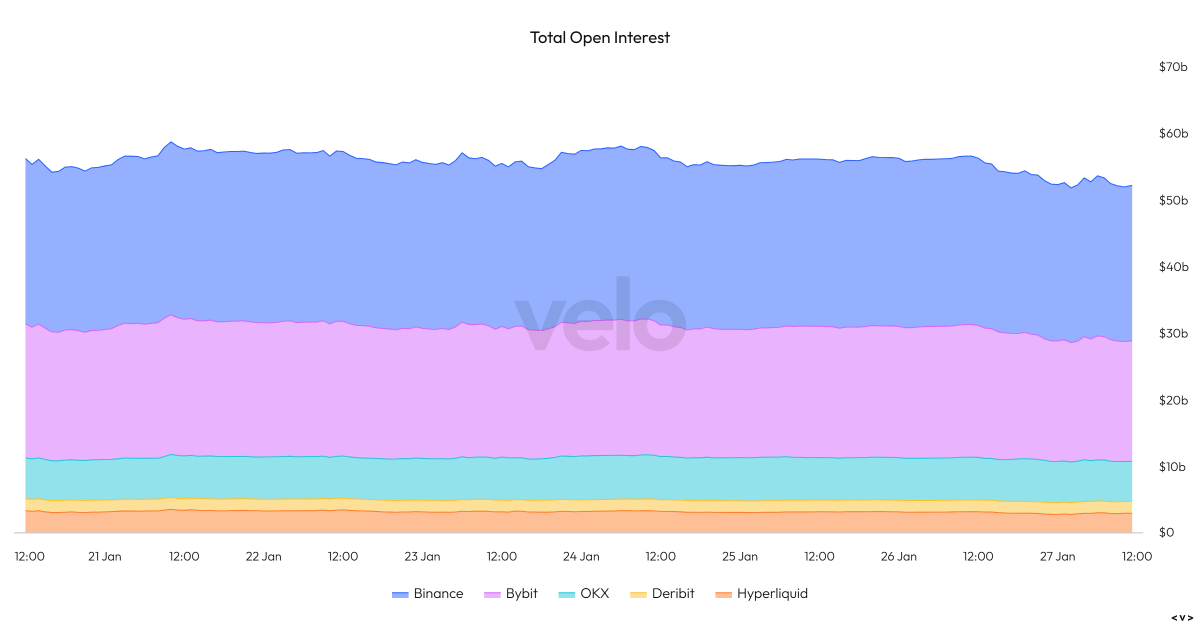
#> input picture input_images/Market-Open-Interest-2025-01-27T19_15_50.174Z.JPEG, 2400 x 1256 px (shown at 1/2 size); its folder holds only this picture in this run
$ python recolor.py
#> lines starting #> are read from the running program, lines starting #| are printed output that depends on the picture; after the words box and inside, x2 and y2 are one past the last pixel; in counts of white or black regions, pixels touching at a corner belong together
import cv2
import numpy as np
import os

def process_images(input_dir, output_dir):
#> called with input_dir = 'input_images', output_dir = 'output_images'
    os.makedirs(output_dir, exist_ok=True)

    for filename in os.listdir(input_dir):
        if filename.lower().endswith(('.png', '.jpg', '.jpeg', '.webp')):
            input_path = os.path.join(input_dir, filename)
            output_path = os.path.join(output_dir, filename)

            try:
                # Read image with original quality
                img = cv2.imread(input_path)
#> img is the input picture: shape (1256, 2400, 3); mean B, G, R 247, 215.3, 216.6
                height, width = img.shape[:2]

                # Create copy for safe manipulation
                working_copy = img.copy()

                # Define protected areas
                text_area_height = int(height * 0.1)      # Bottom 10% for text
                time_scale_height = int(height * 0.05)    # Additional 5% for datetime scale
                legend_width = int(width * 0.15)          # Left 15% for colored indicators

                # Split image into regions
                main_area = working_copy[:-text_area_height-time_scale_height, legend_width:]
                legend_area = working_copy[:-text_area_height-time_scale_height, :legend_width]
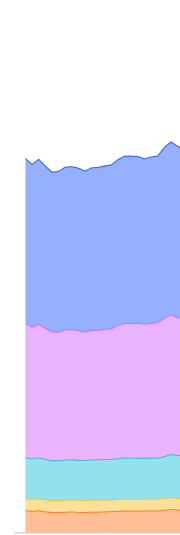
#> legend_area: shape (1069, 360, 3) (shown at 1/2 size); mean B, G, R 247.4, 212.6, 214.5
                time_scale_area = working_copy[-text_area_height-time_scale_height:-text_area_height, :]
                bottom_area = working_copy[-text_area_height:, :]

                # Process only the main chart area
                lower_white = np.array([245, 245, 245], dtype=np.uint8)
                upper_white = np.array([255, 255, 255], dtype=np.uint8)

                # Create precise mask for main area
                mask = cv2.inRange(main_area, lower_white, upper_white)
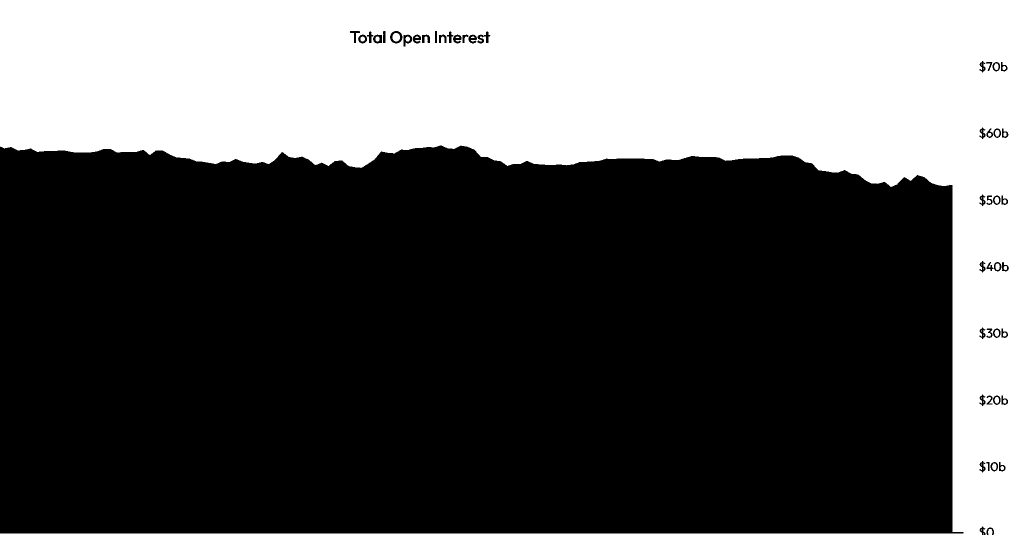
#> mask: shape (1069, 2040) (shown at 1/2 size); 34.5% white; 40 white regions (19 under 20 px), largest, box (x1, y1, x2, y2) and area: (0, 0, 2040, 1069) 750311, (785, 66, 800, 83) 208, (1990, 260, 1999, 273) 97
                inverse_mask = cv2.bitwise_not(mask)

                # Create black background for main area
                black_bg = np.zeros_like(main_area)

                # Combine foreground and background for main area
                foreground = cv2.bitwise_and(main_area, main_area, mask=inverse_mask)
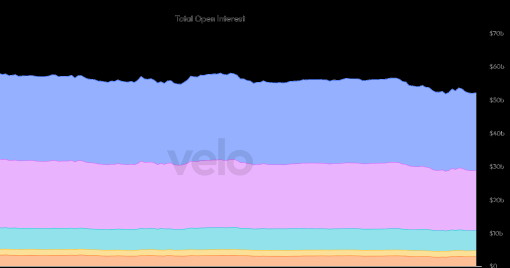
#> foreground: shape (1069, 2040, 3) (shown at 1/4 size); mean B, G, R 158.2, 120.4, 122
                background = cv2.bitwise_and(black_bg, black_bg, mask=mask)
#> background: shape (1069, 2040, 3); every value is 0
                processed_main_area = cv2.add(foreground, background)

                # Process legend area (preserve colors, only convert pure white)
                legend_mask = cv2.inRange(legend_area, lower_white, upper_white)
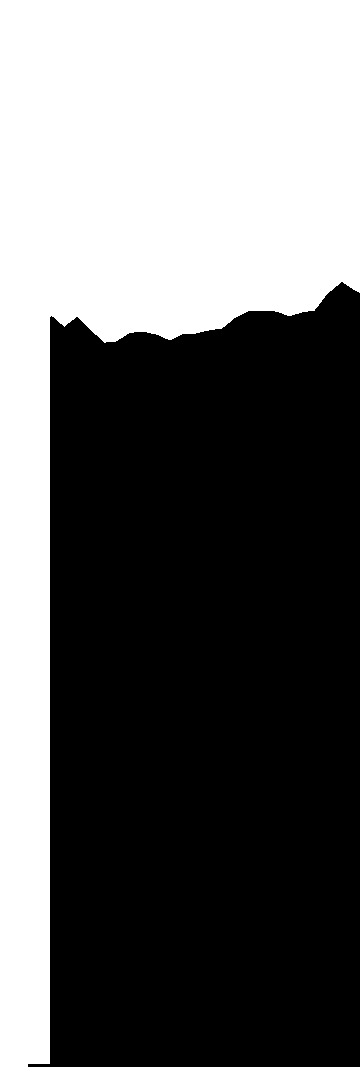
#> legend_mask: shape (1069, 360); 39.9% white; 1 white region, box (x1, y1, x2, y2) and area: (0, 0, 360, 1069) 153455
                legend_inverse_mask = cv2.bitwise_not(legend_mask)
                legend_black_bg = np.zeros_like(legend_area)

                legend_foreground = cv2.bitwise_and(legend_area, legend_area, mask=legend_inverse_mask)
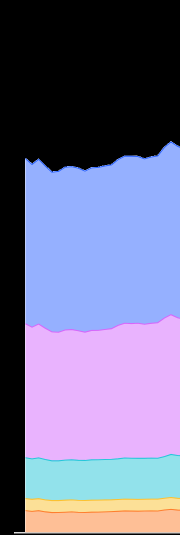
#> legend_foreground: shape (1069, 360, 3) (shown at 1/2 size); mean B, G, R 145.7, 110.9, 112.8
                legend_background = cv2.bitwise_and(legend_black_bg, legend_black_bg, mask=legend_mask)
#> legend_background: shape (1069, 360, 3); every value is 0
                processed_legend_area = cv2.add(legend_foreground, legend_background)

                # Combine all regions back together
                top_half = np.hstack((processed_legend_area, processed_main_area))
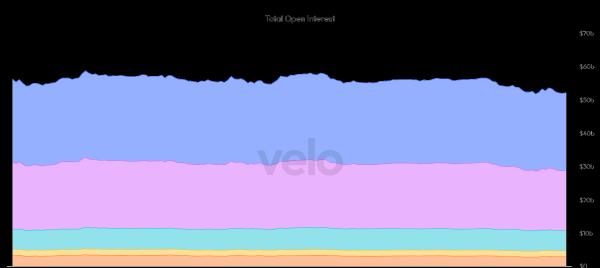
#> top_half: shape (1069, 2400, 3) (shown at 1/4 size); mean B, G, R 156.3, 119, 120.6
                # Stack the regions vertically: main chart area, time scale, and bottom text
                result = np.vstack((top_half, time_scale_area, bottom_area))
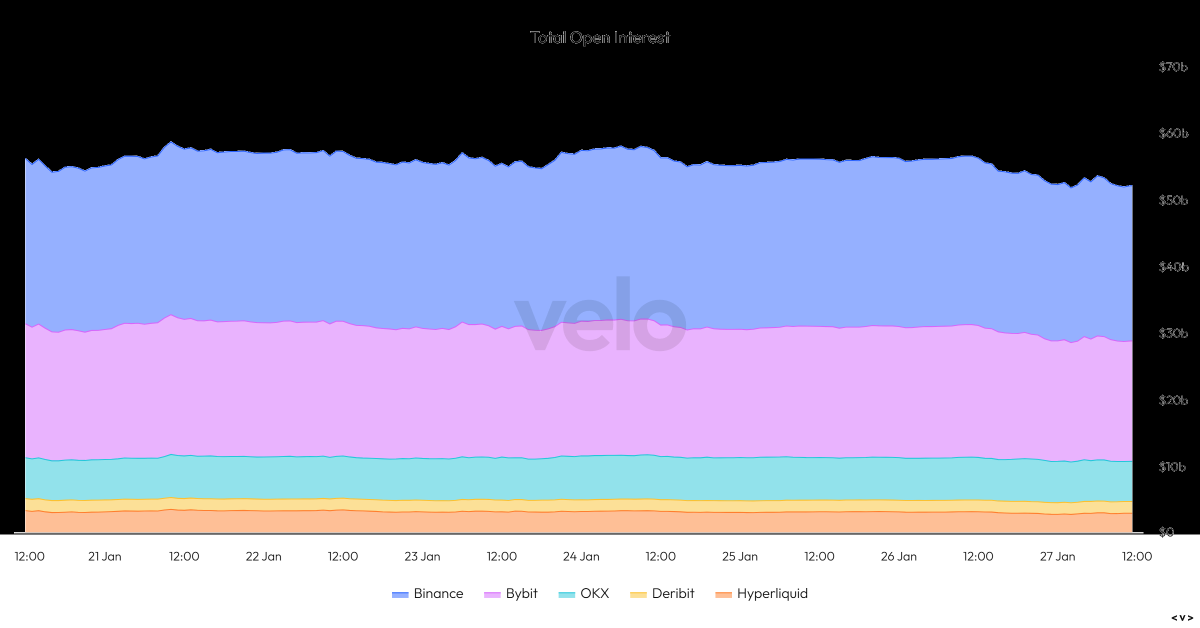
#> result: shape (1256, 2400, 3) (shown at 1/2 size); mean B, G, R 170.4, 138.7, 140

                # Preserve quality settings
                if filename.lower().endswith(('.jpg', '.jpeg')):
                    cv2.imwrite(output_path, result, [int(cv2.IMWRITE_JPEG_QUALITY), 100])
                elif filename.lower().endswith('.png'):
                    cv2.imwrite(output_path, result, [int(cv2.IMWRITE_PNG_COMPRESSION), 0])
                else:
                    cv2.imwrite(output_path, result)

                print(f"Processed: {filename}")

            except Exception as e:
                print(f"Error processing {filename}: {str(e)}")

if __name__ == "__main__":
    process_images("input_images", "output_images")
